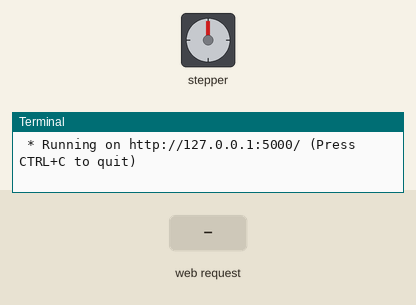
A program run on a simulated Raspberry Pi (BCM pin numbers). On the bench: stepper motor, the last lines printed to the terminal. The test bench sets the inputs (shaded band). The stepper is drawn at 200 steps a turn; the clock reads 2024-03-15 10:24:30 at power-on unless the program sets it.

Above: at 1.2 s.
1.3 s: HTTP request for /test received with the fields slider=0
At 2.8 s:
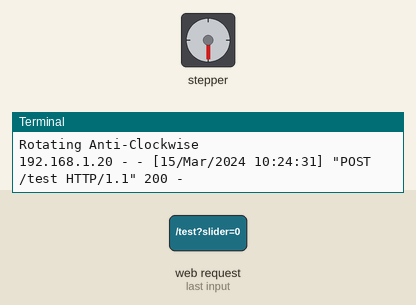
3.1 s: HTTP request for /test received with the fields slider=0
At 3.28 s:
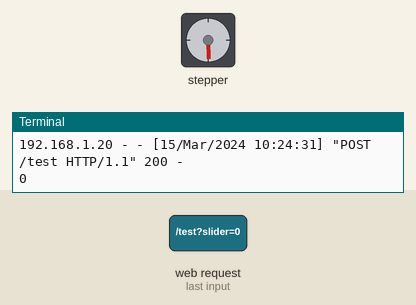
4.9 s: HTTP request for /test received with the fields slider=50
At 5.08 s:
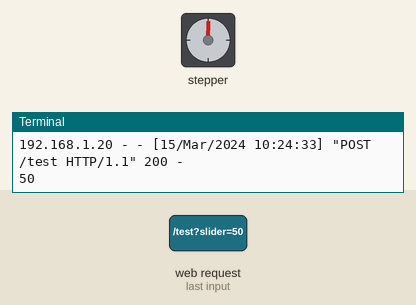
Timing chart, 0 to 7.9 s (numbered marks = the images above; inputs shaded):
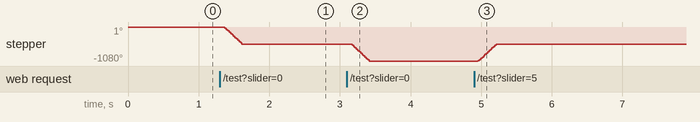

The program:

a4988.py
```python
from flask import Flask, render_template_string, request
from time import sleep
#import RPi.GPIO as GPIO
from RpiMotorLib import RpiMotorLib

#define GPIO pins
GPIO_pins = (14, 15, 18) # (22,27,17)Microstep Resolution MS1-MS3 -> GPIO Pin
direction= 20 #23       # Direction -> GPIO Pin
step = 21 #24      # Step -> GPIO Pin

# Declare an named instance of class pass GPIO pins numbers
mymotortest = RpiMotorLib.A4988Nema(direction, step, GPIO_pins, "A4988")

app = Flask(__name__)

TPL = '''
<html>
     <head><title>Web Page Controlled Stepper</title></head>
    <body>
    <h2> Web Page to Control Stepper</h2>
        <form method="POST" action="test">
            <p>Slider   <input type="range" min="1" max="20" name="slider" /> </p>
            <input type="submit" value="submit" />
        </form>
    </body>
</html>

'''

@app.route("/")
def home():

    return render_template_string(TPL)

@app.route("/test", methods=["POST"])
def test():
    # Get slider Values
    slider = request.form["slider"]
    print(int(slider))

    if (int(slider)>10):
       mymotortest.motor_go(True, "Full" , 300,.0004, False, .05)
       print("Rotating Clockwise")

    if (int(slider)<10):
       mymotortest.motor_go(False, "Full" , 300,.0004, False, .05)
       print("Rotating Anti-Clockwise")


    return render_template_string(TPL)

# Run the app on the local development server
if __name__ == "__main__":
    app.run()
```

Measured:
- after the input at 1.3 s, stepper: turns 540° counter-clockwise in 0.26 s, starting after 0.05 s
- after the input at 3.1 s, stepper: turns 540° counter-clockwise in 0.26 s, starting after 0.05 s
- after the input at 4.9 s, stepper: turns 540° clockwise in 0.26 s, starting after 0.05 s
